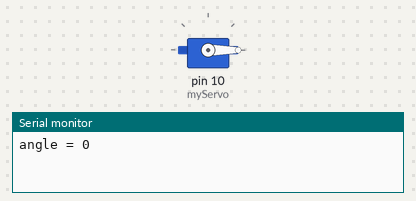
Simulated run of this sketch. Board: Arduino Uno, built with avr-gcc and run on an emulated ATmega328P. Parts: servo, the last lines printed to the serial monitor.

Above: at 0.05 s.
At 4.55 s:
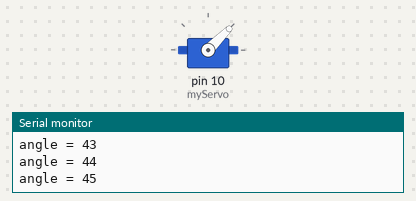
At 9.05 s:
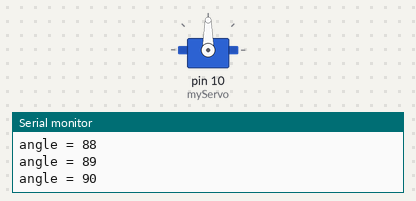
At 18.15 s:
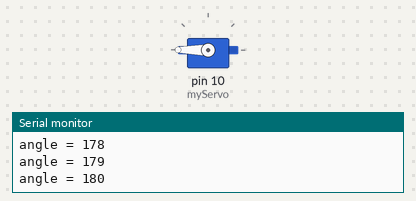
Timing chart, 0 to 23.6 s (numbered marks = the images above):
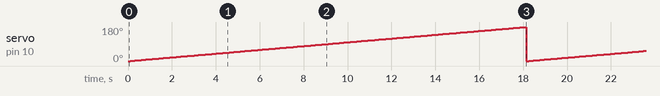

The sketch:

11_servomotor_01.ino
```cpp
#include <Servo.h>

Servo myServo; // Servo.h 라이브러리에 내장된 Servo 클래스로 서보 모터를 제어하기 위한 myServo 객체 생성

void setup() {
  Serial.begin(9600);
  myServo.attach(10);
}

void loop() {
  for (int angle = 0; angle <= 180; angle++) {
    myServo.write(angle);
    Serial.println("angle = " + String(angle));
    delay(100);
  }
}
```

Measured:
- by itself, servo on pin 10 (myServo): ramps from 0° to 180° and jumps back, once every 18.2 s
